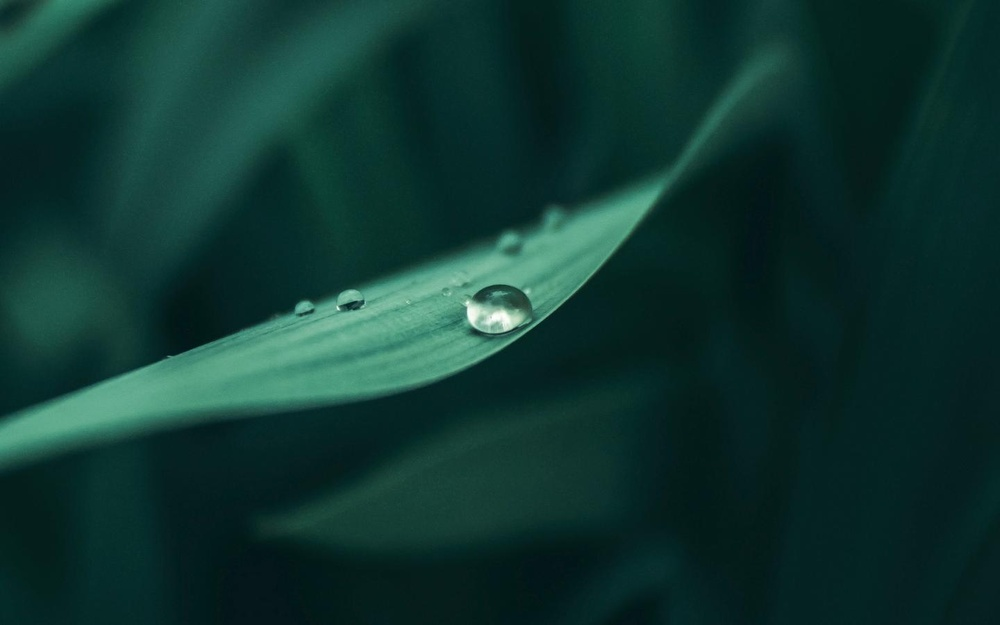
#> input picture c1.jpg, 1000 x 625 px, shrunk from 1440 x 900 before the run
$ python c.py
#> lines starting #> are read from the running program, lines starting #| are printed output that depends on the picture
# -*- coding: UTF-8 -*-
# 要求： 图像减法
#       利用乘法、与、或实现特定多边形区域显示
#           设定循环，显示动画，生成视频
#           望远镜显示特效
#           不同的色彩通道显示（红外夜视模式）
import cv2
import numpy as np
import matplotlib.pyplot as plt

if __name__ == "__main__":
    # 读取图片
    img1 = cv2.imread('c1.jpg')
#> img1 is the input picture: shape (625, 1000, 3); mean B, G, R 48, 53.4, 14.9
    img2 = cv2.imread('c2.jpg')
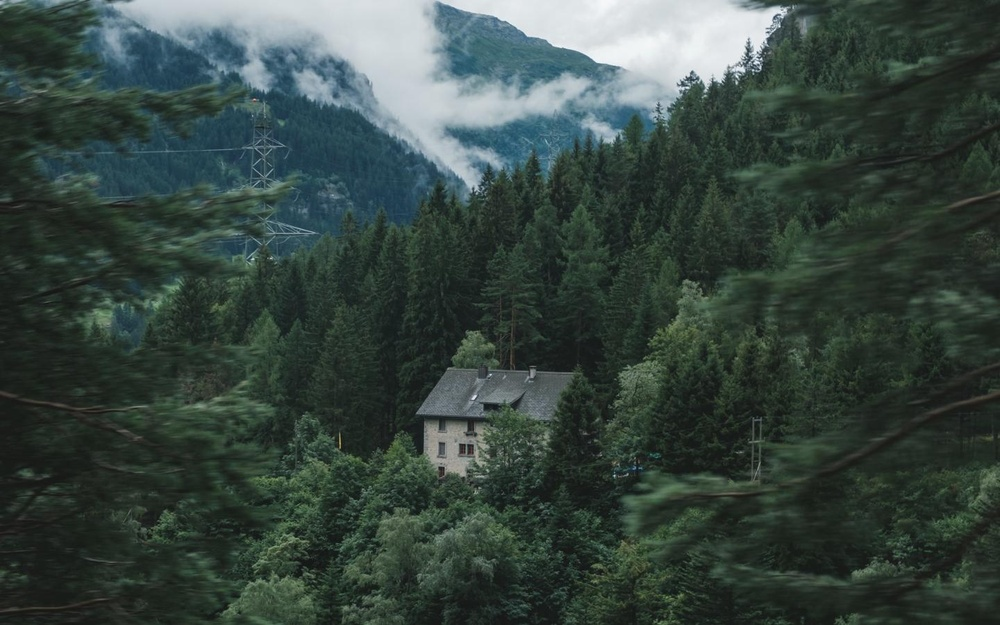
#> input picture c2.jpg, 1000 x 625 px, shrunk from 1440 x 900 before the run
#> img2 is the input picture: shape (625, 1000, 3); mean B, G, R 64.4, 70.1, 55.6
    # openCV的图片减法
    imgCV = cv2.subtract(img2, img1)
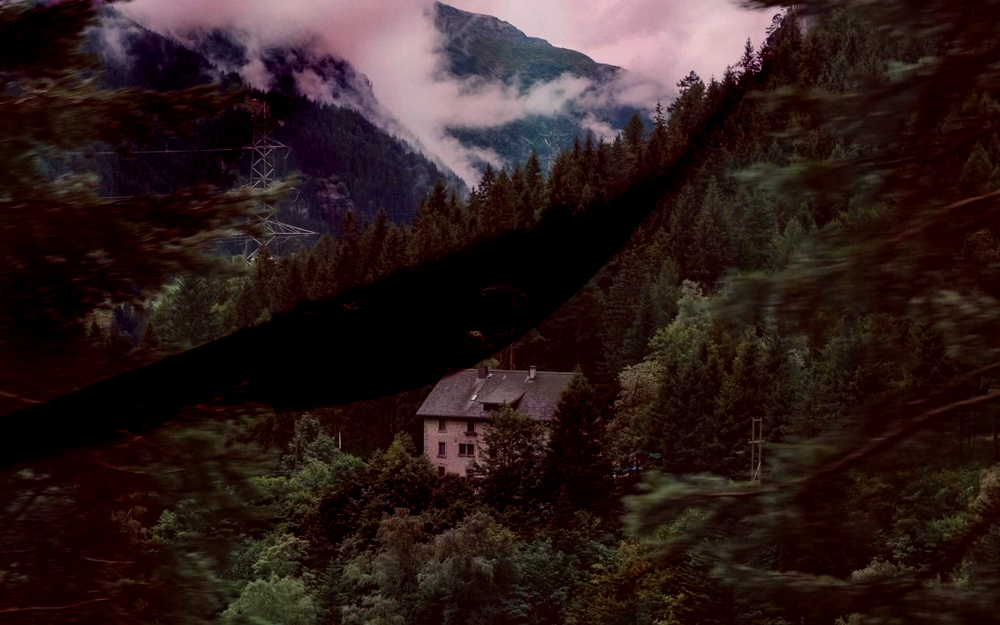
#> imgCV: shape (625, 1000, 3); mean B, G, R 26.4, 28.1, 44.5
    # 自己动手实现图片减法
    imgME = np.empty_like(img1)

    rows, cols, channals = img1.shape
#> rows = 625; cols = 1000; channals = 3
    for c in range(channals):
        for i in range(rows):
            for j in range(cols):
                if img2[i,j,c]>img1[i,j,c]:
                    imgME[i,j,c]=img2[i,j,c]-img1[i,j,c]
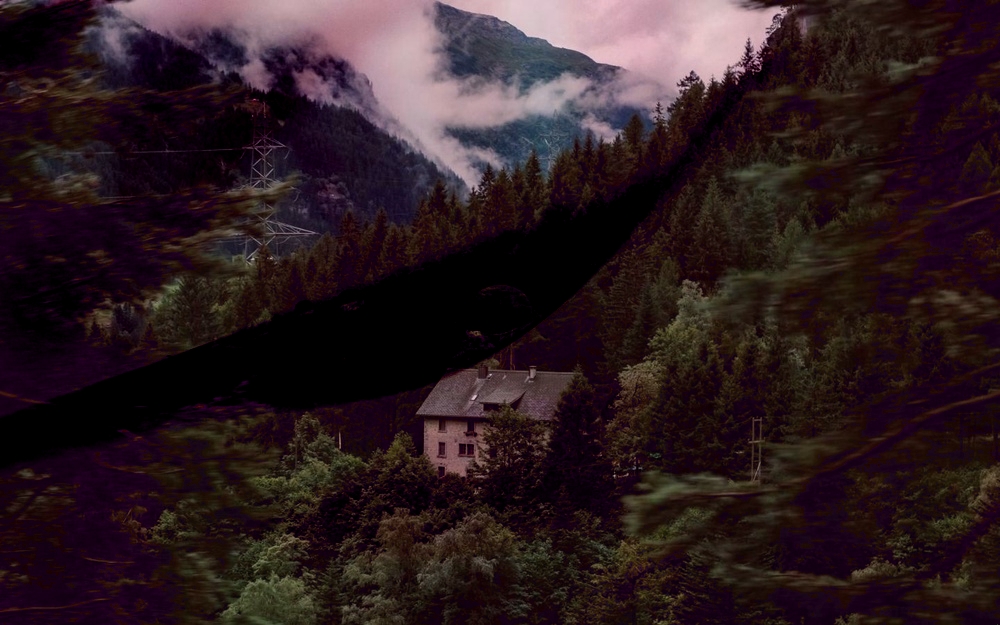
#> imgME: shape (625, 1000, 3); mean B, G, R 32.3, 28.1, 44.5

    plt.rcParams['font.sans-serif']=['SimHei'] #用来正常显示中文标签
    plt.rcParams['axes.unicode_minus']=False #用来正常显示负号
    plt.figure()
    plt.subplot(2,2,1)
    plt.imshow(img1[...,::-1])
    plt.axis('off')
    plt.title("image1")
    plt.subplot(2,2,2)
    plt.imshow(img2[...,::-1])
    plt.axis('off')
    plt.title("image2")
    plt.subplot(2,2,3)
    plt.imshow(imgCV[...,::-1])
    plt.axis('off')
    plt.title(u'使用opencv函数')
    plt.subplot(2,2,4)
    plt.imshow(imgME[...,::-1])
    plt.axis('off')
    plt.title(u'自己手动计算')
    plt.show()
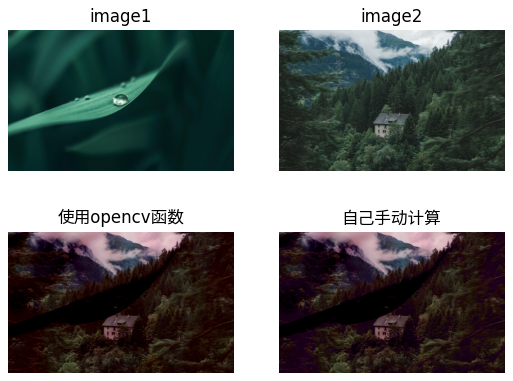
#> figure drawn by matplotlib, 4 panels
